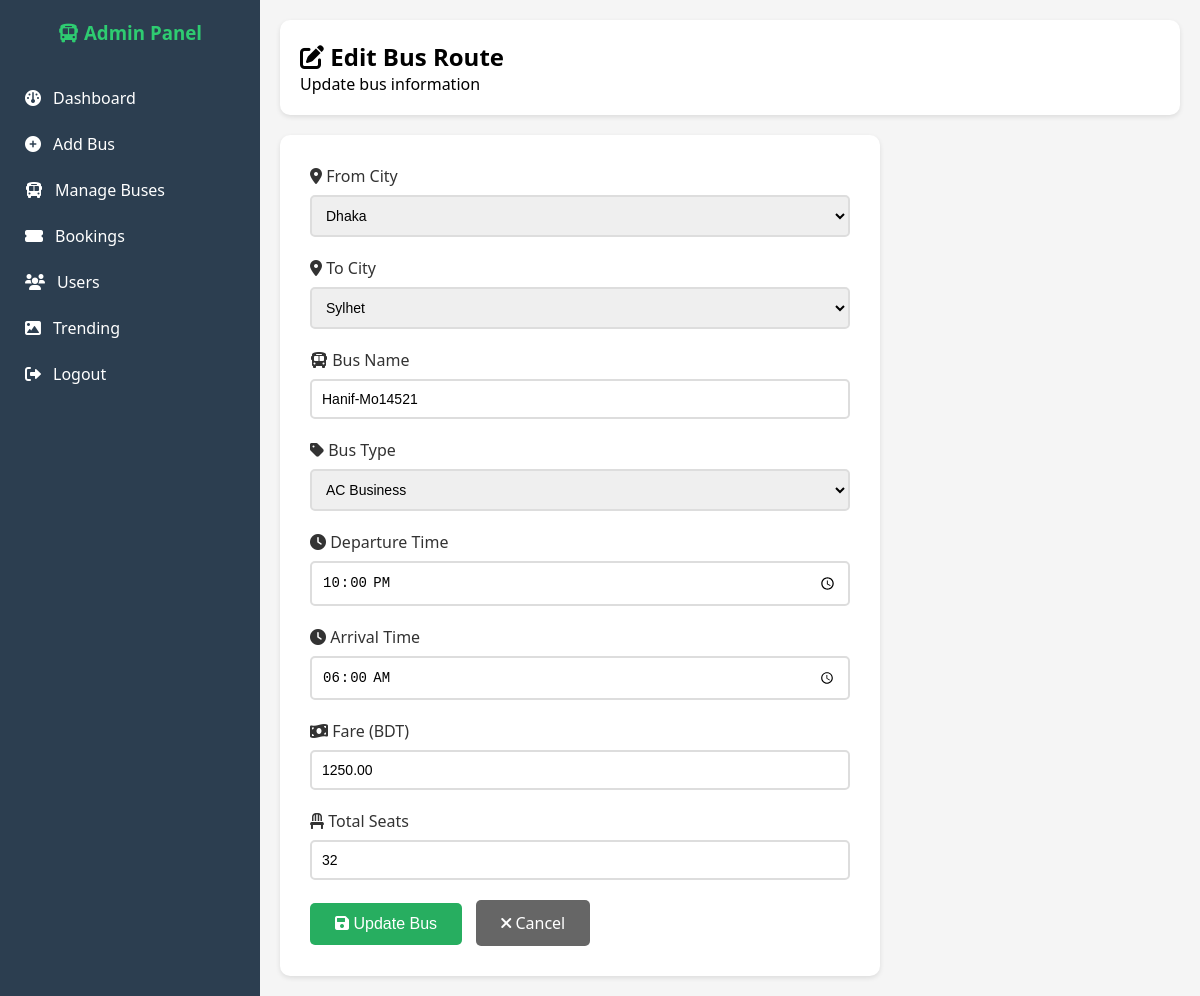
Page /bus-ticket-system/admin/edit-bus.php?id=2 (signed in) on the committed database.
### tables this page shows
CREATE TABLE `routes` (
  `id` int(11) NOT NULL,
  `from_city` varchar(100) NOT NULL,
  `to_city` varchar(100) NOT NULL,
  `bus_name` varchar(100) NOT NULL,
  `bus_type` enum('AC','Non-AC','AC Business','Economy') DEFAULT 'Non-AC',
  `departure_time` time NOT NULL,
  `arrival_time` time NOT NULL,
  `fare` decimal(10,2) NOT NULL,
  `total_seats` int(11) DEFAULT 40,
  `available_days` varchar(50) DEFAULT 'All',
  `amenities` text DEFAULT NULL,
  `operator_name` varchar(100) DEFAULT NULL,
  `operator_phone` varchar(15) DEFAULT NULL,
  `status` enum('active','inactive') DEFAULT 'active',
  `created_at` timestamp NOT NULL DEFAULT current_timestamp(),
  `round_trip_fare` decimal(10,2) DEFAULT NULL,
  `is_round_trip` tinyint(1) DEFAULT 0
);

### bus-ticket-system/admin/edit-bus.php (the view, shortened to what this page needs)
<?php
require_once '../includes/config.php';
$bus_id = isset($_GET['id']) ? (int)$_GET['id'] : 0;
$query = "SELECT * FROM routes WHERE id = $bus_id";
$result = mysqli_query($conn, $query);
$bus = mysqli_fetch_assoc($result);
?>
<!DOCTYPE html>
<html lang="en">
<head>
    <link rel="stylesheet" href="https://cdnjs.cloudflare.com/ajax/libs/font-awesome/6.0.0/css/all.min.css">
</head>
<body>
    <div class="sidebar">
        <h3><i class="fas fa-bus"></i> Admin Panel</h3>
        <a href="dashboard.php"><i class="fas fa-dashboard"></i> Dashboard</a>
        <a href="dashboard.php#add-bus"><i class="fas fa-plus-circle"></i> Add Bus</a>
        <a href="dashboard.php#manage-buses"><i class="fas fa-bus"></i> Manage Buses</a>
        <a href="dashboard.php#bookings"><i class="fas fa-ticket-alt"></i> Bookings</a>
        <a href="dashboard.php#users"><i class="fas fa-users"></i> Users</a>
        <a href="trending.php"><i class="fas fa-image"></i> Trending</a>
        <a href="logout.php"><i class="fas fa-sign-out-alt"></i> Logout</a>
    </div>
    <div class="main-content">
        <div class="header">
            <h2><i class="fas fa-edit"></i> Edit Bus Route</h2>
            <p>Update bus information</p>
        </div>
        <div class="form-container">
            <form method="POST" action="">
                <div class="form-group">
                    <label><i class="fas fa-map-marker-alt"></i> From City</label>
                    <select name="from_city" required>
                        <option value="Dhaka" <?php echo $bus['from_city'] == 'Dhaka' ? 'selected' : ''; ?>>Dhaka</option>
                    </select>
                </div>
                <div class="form-group">
                    <label><i class="fas fa-map-marker-alt"></i> To City</label>
                    <select name="to_city" required>
                        <option value="Sylhet" <?php echo $bus['to_city'] == 'Sylhet' ? 'selected' : ''; ?>>Sylhet</option>
                    </select>
                </div>
                <div class="form-group">
                    <label><i class="fas fa-bus"></i> Bus Name</label>
                    <input type="text" name="bus_name" value="<?php echo $bus['bus_name']; ?>" required placeholder="e.g., Green Line Paribahan">
                </div>
                <div class="form-group">
                    <label><i class="fas fa-tag"></i> Bus Type</label>
                    <select name="bus_type" required>
                        <option value="AC Business" <?php echo $bus['bus_type'] == 'AC Business' ? 'selected' : ''; ?>>AC Business</option>
                    </select>
                </div>
                <div class="form-group">
                    <label><i class="fas fa-clock"></i> Departure Time</label>
                    <input type="time" name="departure_time" value="<?php echo $bus['departure_time']; ?>" required>
                </div>
                <div class="form-group">
                    <label><i class="fas fa-clock"></i> Arrival Time</label>
                    <input type="time" name="arrival_time" value="<?php echo $bus['arrival_time']; ?>" required>
                </div>
                <div class="form-group">
                    <label><i class="fas fa-money-bill-wave"></i> Fare (BDT)</label>
                    <input type="number" name="fare" value="<?php echo $bus['fare']; ?>" required placeholder="e.g., 1200">
                </div>
                <div class="form-group">
                    <label><i class="fas fa-chair"></i> Total Seats</label>
                    <input type="number" name="total_seats" value="<?php echo $bus['total_seats']; ?>" required>
                </div>
                <button type="submit" class="btn-save">
                    <i class="fas fa-save"></i> Update Bus
                </button>
                <a href="dashboard.php" class="btn-cancel">
                    <i class="fas fa-times"></i> Cancel
                </a>
            </form>
        </div>
    </div>
</body>
</html>

### bus-ticket-system/admin/edit-bus.php (style rules this page uses)
* { margin: 0; padding: 0; box-sizing: border-box; }
body { font-family: 'Segoe UI', Tahoma, Geneva, Verdana, sans-serif; background: #f5f5f5; }
.sidebar { position: fixed; left: 0; top: 0; width: 260px; height: 100%; background: #2c3e50; color: white; padding-top: 20px; }
.sidebar h3 { text-align: center; margin-bottom: 30px; color: #2ecc71; }
.sidebar a { display: flex; align-items: center; gap: 12px; padding: 12px 25px; color: white; text-decoration: none; transition: all 0.3s ease; }
.main-content { margin-left: 260px; padding: 20px; }
.header { background: white; padding: 20px; border-radius: 10px; margin-bottom: 20px; box-shadow: 0 2px 5px rgba(0,0,0,0.1); }
.form-container { background: white; padding: 30px; border-radius: 10px; box-shadow: 0 2px 5px rgba(0,0,0,0.1); max-width: 600px; }
.form-group { margin-bottom: 20px; }
.form-group label { display: block; margin-bottom: 8px; font-weight: 500; color: #333; }
.form-group input, .form-group select { width: 100%; padding: 10px; border: 2px solid #ddd; border-radius: 5px; font-size: 14px; }
.btn-save { background: #27ae60; color: white; border: none; padding: 12px 25px; border-radius: 5px; cursor: pointer; font-size: 16px; margin-right: 10px; }
.btn-cancel { background: #666; color: white; border: none; padding: 12px 25px; border-radius: 5px; cursor: pointer; text-decoration: none; display: inline-block; }

### rows in the picture
routes: from_city "Dhaka", to_city "Sylhet", bus_name "Hanif-Mo14521", bus_type "AC Business", departure_time "22:00:00", arrival_time "06:00:00", fare "1250.00", total_seats "32"
